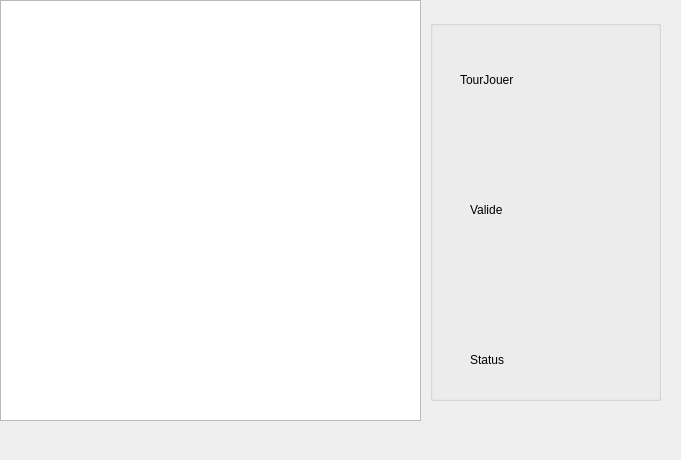
<?xml version="1.0" encoding="UTF-8"?>
<ui version="4.0">
 <class>Afficher</class>
 <widget class="QMainWindow" name="Afficher">
  <property name="geometry">
   <rect>
    <x>0</x>
    <y>0</y>
    <width>681</width>
    <height>460</height>
   </rect>
  </property>
  <property name="windowTitle">
   <string>Afficher</string>
  </property>
  <widget class="QWidget" name="centralwidget">
   <widget class="QGraphicsView" name="graphicsView">
    <property name="geometry">
     <rect>
      <x>0</x>
      <y>0</y>
      <width>421</width>
      <height>421</height>
     </rect>
    </property>
    <property name="sceneRect">
     <rectf>
      <x>0.000000000000000</x>
      <y>0.000000000000000</y>
      <width>0.000000000000000</width>
      <height>0.000000000000000</height>
     </rectf>
    </property>
   </widget>
   <widget class="QGroupBox" name="groupBox">
    <property name="geometry">
     <rect>
      <x>430</x>
      <y>20</y>
      <width>231</width>
      <height>381</height>
     </rect>
    </property>
    <property name="title">
     <string/>
    </property>
    <widget class="QLabel" name="TourJoueur">
     <property name="geometry">
      <rect>
       <x>30</x>
       <y>50</y>
       <width>161</width>
       <height>20</height>
      </rect>
     </property>
     <property name="text">
      <string>TourJouer</string>
     </property>
    </widget>
    <widget class="QLabel" name="Statuts">
     <property name="geometry">
      <rect>
       <x>40</x>
       <y>330</y>
       <width>151</width>
       <height>20</height>
      </rect>
     </property>
     <property name="text">
      <string>Status</string>
     </property>
    </widget>
    <widget class="QLabel" name="ValiditeDuMove">
     <property name="geometry">
      <rect>
       <x>40</x>
       <y>180</y>
       <width>141</width>
       <height>20</height>
      </rect>
     </property>
     <property name="text">
      <string>Valide</string>
     </property>
    </widget>
   </widget>
  </widget>
  <widget class="QMenuBar" name="menubar">
   <property name="geometry">
    <rect>
     <x>0</x>
     <y>0</y>
     <width>681</width>
     <height>22</height>
    </rect>
   </property>
  </widget>
 </widget>
 <resources/>
 <connections/>
</ui>
